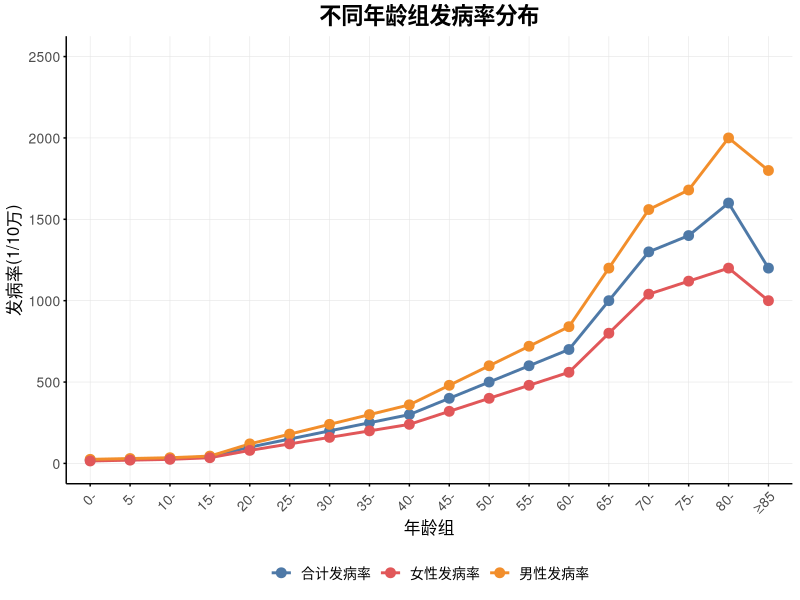
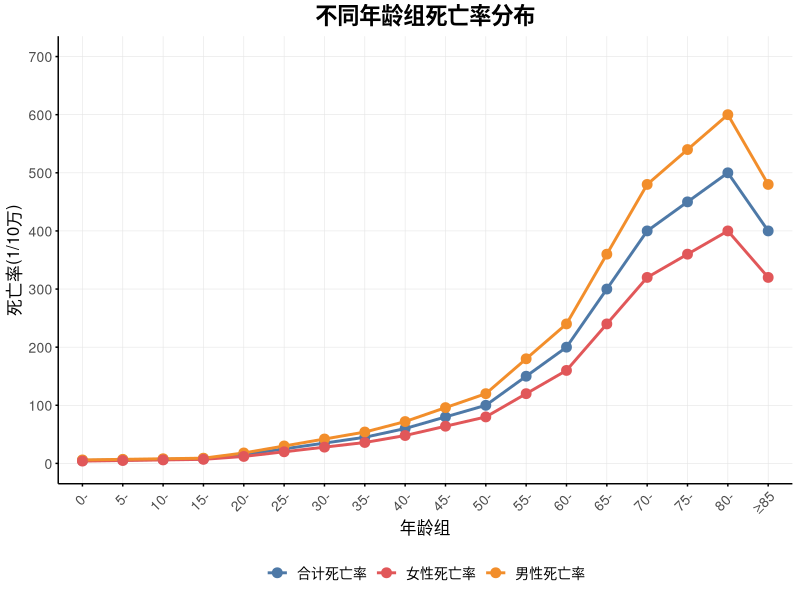

R code for these plots, in order:
# 加载必要的包
library(ggplot2)
library(reshape2)

# 读取数据
data <- read.csv("age_data.csv", fileEncoding = "UTF-8", check.names = FALSE)
# 获取年龄组列名
age_levels <- colnames(data)[-1]  # 除去第一列的所有列名

# 提取发病率数据
incidence_data <- data[1:3, ]  # 选择前三行（合计、男性、女性发病率）
rownames(incidence_data) <- NULL
colnames(incidence_data)[1] <- "指标"

# 将发病率数据从宽格式转换为长格式
incidence_long <- melt(incidence_data, id.vars = "指标", 
                     variable.name = "年龄组", 
                     value.name = "发病率")

# 设置年龄组为因子型变量，使用从数据中读取的顺序
incidence_long$年龄组 <- factor(incidence_long$年龄组, levels = age_levels)

# 创建发病率图表
p1 <- ggplot(incidence_long, aes(x = 年龄组, y = 发病率, color = 指标, group = 指标)) +
  geom_line(size = 1) +
  geom_point(size = 3) +
  scale_color_manual(values = c("合计发病率" = "#4E79A7", 
                             "男性发病率" = "#F28E2B", 
                             "女性发病率" = "#E15759")) +
  scale_y_continuous(limits = c(0, 2500), breaks = seq(0, 2500, by = 500)) +
  labs(title = "不同年龄组发病率分布",
       x = "年龄组",
       y = "发病率(1/10万)") +
  theme_minimal() +
  theme(legend.position = "bottom",
        legend.box = "vertical",
        plot.title = element_text(hjust = 0.5, size = 16, face = "bold"),
        axis.title = element_text(size = 12),
        axis.text.x = element_text(angle = 45, hjust = 1, size = 10),
        axis.text.y = element_text(size = 10),
        legend.title = element_blank(),
        legend.text = element_text(size = 10),
        panel.grid.major = element_line(color = "gray90", size = 0.2),
        panel.grid.minor = element_blank(),
        panel.background = element_rect(fill = "white", color = NA),
        plot.background = element_rect(fill = "white", color = NA),
        axis.line = element_line(color = "black", size = 0.5),
        axis.ticks = element_line(color = "black", size = 0.5),
        axis.ticks.length = unit(2, "pt"))

# 提取死亡率数据
mortality_data <- data[4:6, ]  # 选择后三行（合计、男性、女性死亡率）
rownames(mortality_data) <- NULL
colnames(mortality_data)[1] <- "指标"

# 将死亡率数据从宽格式转换为长格式
mortality_long <- melt(mortality_data, id.vars = "指标", 
                     variable.name = "年龄组", 
                     value.name = "死亡率")

# 设置年龄组为因子型变量，使用从数据中读取的顺序
mortality_long$年龄组 <- factor(mortality_long$年龄组, levels = age_levels)

# 创建死亡率图表
p2 <- ggplot(mortality_long, aes(x = 年龄组, y = 死亡率, color = 指标, group = 指标)) +
  geom_line(size = 1) +
  geom_point(size = 3) +
  scale_color_manual(values = c("合计死亡率" = "#4E79A7", 
                             "男性死亡率" = "#F28E2B", 
                             "女性死亡率" = "#E15759")) +
  scale_y_continuous(limits = c(0, 700), breaks = seq(0, 700, by = 100)) +
  labs(title = "不同年龄组死亡率分布",
       x = "年龄组",
       y = "死亡率(1/10万)") +
  theme_minimal() +
  theme(legend.position = "bottom",
        legend.box = "vertical",
        plot.title = element_text(hjust = 0.5, size = 16, face = "bold"),
        axis.title = element_text(size = 12),
        axis.text.x = element_text(angle = 45, hjust = 1, size = 10),
        axis.text.y = element_text(size = 10),
        legend.title = element_blank(),
        legend.text = element_text(size = 10),
        panel.grid.major = element_line(color = "gray90", size = 0.2),
        panel.grid.minor = element_blank(),
        panel.background = element_rect(fill = "white", color = NA),
        plot.background = element_rect(fill = "white", color = NA),
        axis.line = element_line(color = "black", size = 0.5),
        axis.ticks = element_line(color = "black", size = 0.5),
        axis.ticks.length = unit(2, "pt"))

# 保存图表
ggsave("age_incidence_plot.png", p1, width = 10, height = 6)
ggsave("age_mortality_plot.png", p2, width = 10, height = 6)